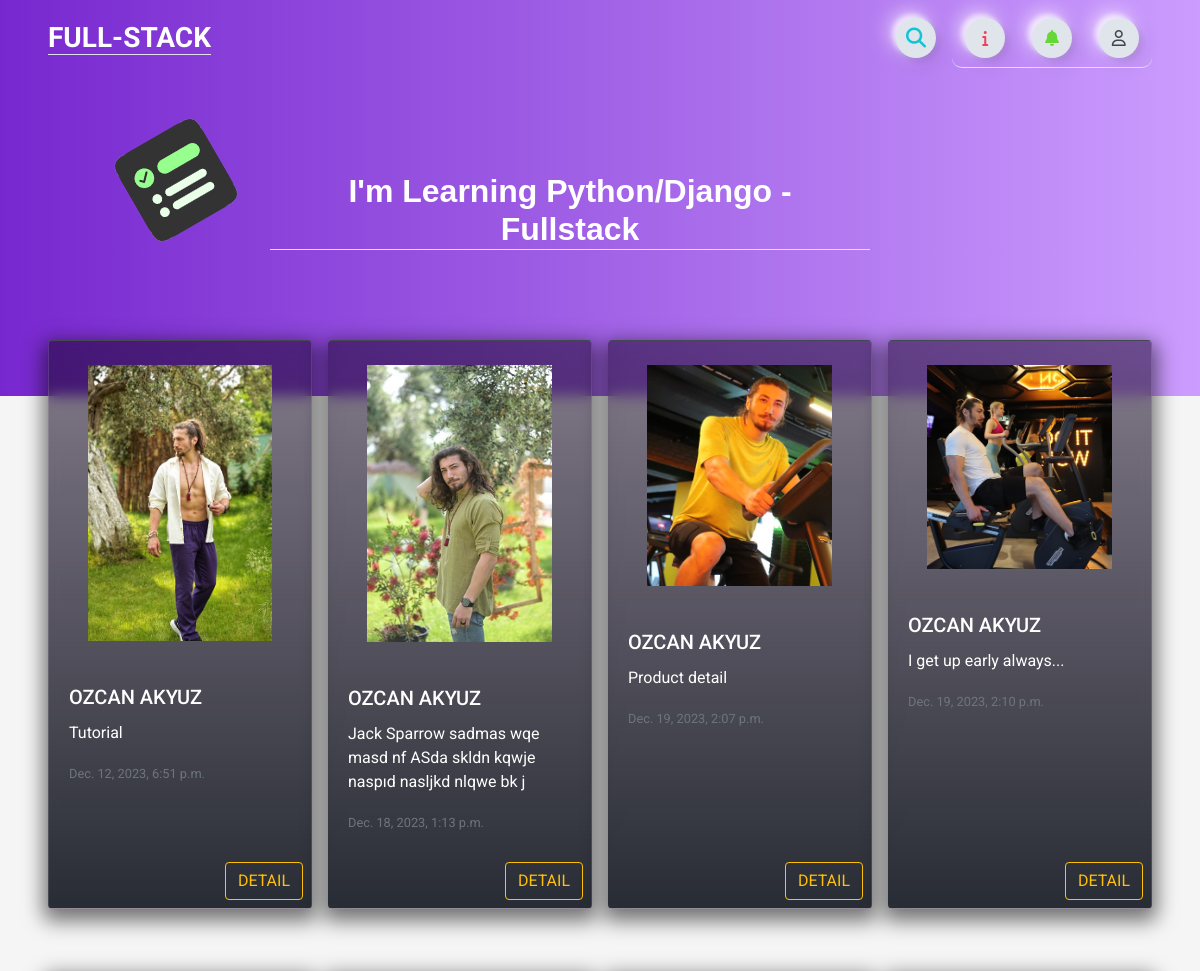
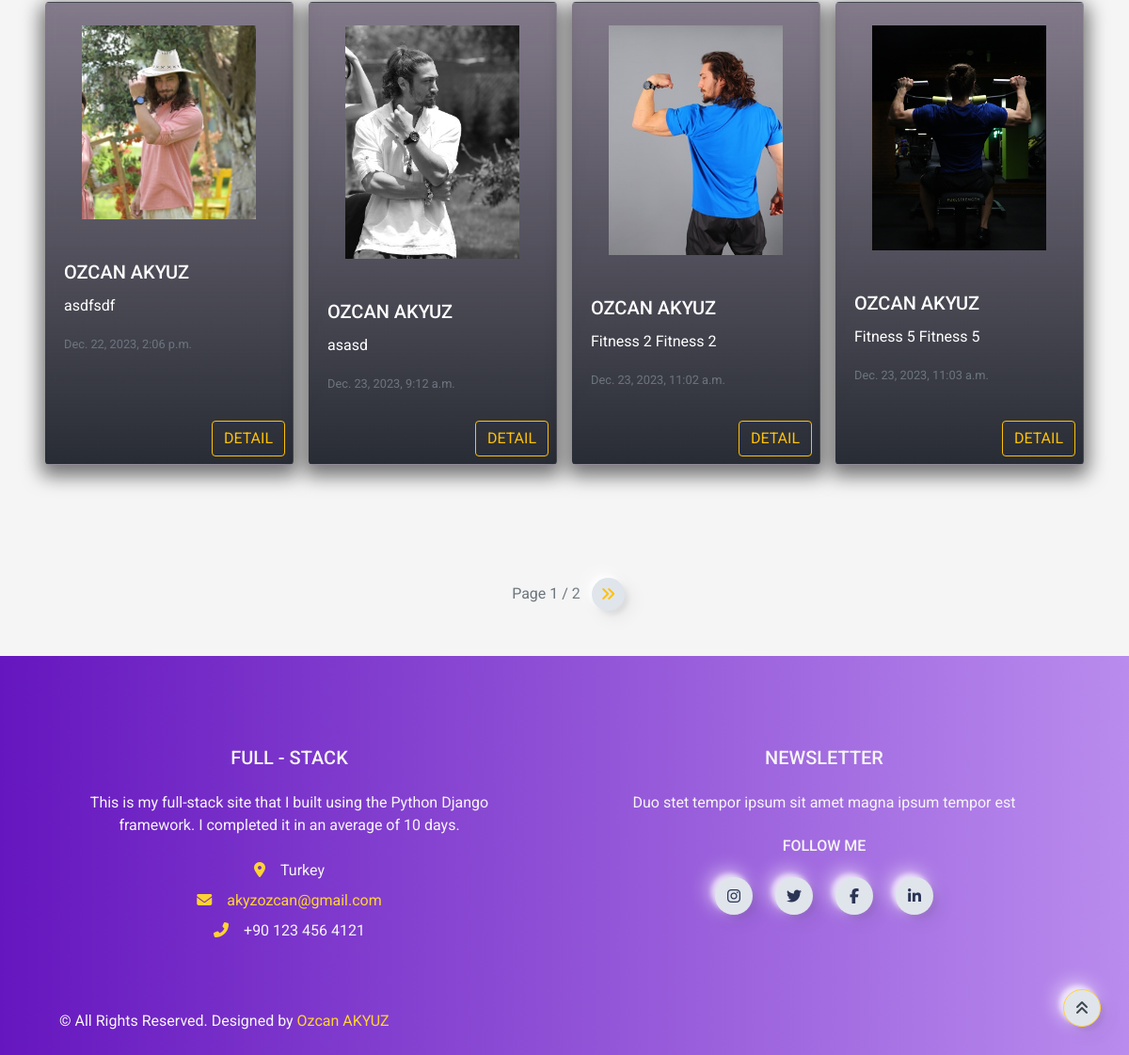
The page / on the database its author committed (2 pictures, top to bottom).
### home/models.py (models this page shows, shortened)
class Post(models.Model):
    STATUS = (('New', 'New'),('True', 'True'),('False', 'False'))
    id = models.AutoField(primary_key=True)
    title = models.CharField(max_length=200)
    user = models.ForeignKey(User, on_delete=models.CASCADE)
    content = models.TextField()
    create_at = models.DateTimeField(auto_now_add=True)
    status = models.CharField(max_length=5, choices=STATUS, default='New')
    image = models.ImageField(upload_to='images/')
    def image_tag(self):
        if self.image:
            return mark_safe('<img src="%s" width="50" height="50" />' % self.image.url)
        return None
    image_tag.short_description = 'Image Preview'

### home/views.py (the view, shortened to what this page needs)
# urls.py: path("", views.index, name="index"),
def index(request):
    if request.user.is_authenticated:
        posts = Post.objects.filter(status=True)
        paginator = Paginator(posts, 8)
        page_number = request.GET.get('page')
        try:
            page_obj = paginator.get_page(page_number)
        except PageNotAnInteger:
            page_obj = paginator.page(1)
        except EmptyPage:
            page_obj = paginator.page(paginator.num_pages)
        current_user = request.user
        profile = UserProfile.objects.get(user_id=current_user.pk)
        posts = Post.objects.filter(status='True')
        login_form = LoginForm()
        signup_form = SignUpForm()
        context = {'login_form': login_form,
                   'signup_form': signup_form,
                    'profile': profile,
                    'page_obj': page_obj,
                    'page': 'Home',}
        return render(request, 'index.html', context)
    else:
        posts = Post.objects.filter(status=True)
        paginator = Paginator(posts, 8)
        page_number = request.GET.get('page')
        try:
            page_obj = paginator.get_page(page_number)
        except PageNotAnInteger:
            page_obj = paginator.page(1)
        except EmptyPage:
            page_obj = paginator.page(paginator.num_pages)
        login_form = LoginForm()
        signup_form = SignUpForm()
        context = {'login_form': login_form,
                   'signup_form': signup_form,
                   'page_obj': page_obj,
                   'page': 'Home',}
        return render(request, 'index.html', context)

### home/templates/index.html (shortened to what this page needs)
{% extends 'base.html' %}
{% load static %}
{% block body %} {% include 'content.html' %}  {% endblock %}

### home/templates/content.html (shortened to what this page needs)
{% load static %}
{% include 'header.html' %}
{% block body %}
<div class="card-group mt-3 mx-5" style="gap: 1rem;">
  {% for post in page_obj %}
    <div class="card align-items-center rounded my-4">
      {% if post.image %}
      <img src="{{ post.image.url }}" class="card-img-top py-4 w-75" alt="...">
      {% else %}
      <img src="{% static 'img/cat-6.jpg' %}" class="card-img-top py-4 w-75" alt="...">
      {% endif %}
      <div class="card-body w-100">
        <h5 class="card-title" id="card-user">{{ post.user.get_full_name }}</h5>
        <p class="card-text" id="card-content">{{ post.content }}</p>
        <p class="card-text" id="card-create"><small class="text-muted">{{ post.create_at }}</small></p>
      </div>
      <div class="text-right w-100 p-2">
        <a class="btn btn-outline-warning rounded align-items-center hidden-arrow" id="card-detail" href="/post_detail/{{post.id}}">DETAIL</a>
      </div>
    </div>
  {% endfor %}
</div>
<div class="pagination justify-content-center">
  <span class="step-links">
      <span class="current mx-2">
          Page {{ page_obj.number }} / {{ page_obj.paginator.num_pages }}
      </span>
      {% if page_obj.has_next %}
          <a class="btn btnnavbar text-warning" style="display: inline-flex; width: 35px !important; height: 35px !important;" href="?page={{ page_obj.paginator.num_pages }}"><i class="fa fa-angle-double-right"></i>
          </a>
      {% endif %}
  </span>
</div>
{% endblock %}

### home/static/css/main.css (style rules this page uses)
.btnnavbar { height: 40px; width: 40px; border-radius: 150px; background: #e0e5ec; display: flex; flex-direction: column; justify-content: center; align-items: center; -webkit-tap-highlight-color:rgba(0,0,0,0); -webkit-tap-highlight-color:transparent; box-shadow: -7px -7px 20px #fff9, -4px -4px 5px 0px #fff9, 7px 7px 20px 0px #0001, 4px 4px 5px 0px #0001, inset 0px 0px 0px 0px #fff9, inset 0px 0px 0px 0px #0001, inset 0px 0px 0px 0px #fff9, inset 0px 0px 0px 0px #0001 ; transition: box-shadow 0.5s cubic-bezier(0.79,0.21,0.06,0.81); font-size: 16px; color: rgba(42,52,84,1); }
div > img { max-width: 12rem; }
.card-group img { border-radius: .5rem; max-width: 70%; }
.card-group .card-body .card-title { color: #fff; }
.card-group { position: relative; bottom: 6rem; display: grid; grid-template-columns: repeat(4,1fr); color: #fff; }

### rows shown on the page
Post: image (picture), user.get_full_name "OZCAN AKYUZ", content "Tutorial", create_at "Dec. 12, 2023, 6:51 p.m."
Post: image (picture), user.get_full_name "OZCAN AKYUZ", content "Jack Sparrow sadmas wqe masd nf ASda skldn kqwje naspıd nasljkd nlqwe bk j", create_at "Dec. 18, 2023, 1:13 p.m."
Post: image (picture), user.get_full_name "OZCAN AKYUZ", content "Product detail", create_at "Dec. 19, 2023, 2:07 p.m."
Post: image (picture), user.get_full_name "OZCAN AKYUZ", content "I get up early always...", create_at "Dec. 19, 2023, 2:10 p.m."
Post: image (picture), user.get_full_name "OZCAN AKYUZ", content "asdfsdf", create_at "Dec. 22, 2023, 2:06 p.m."
Post: image (picture), user.get_full_name "OZCAN AKYUZ", content "asasd", create_at "Dec. 23, 2023, 9:12 a.m."
Post: image (picture), user.get_full_name "OZCAN AKYUZ", content "Fitness 2 Fitness 2", create_at "Dec. 23, 2023, 11:02 a.m."
Post: image (picture), user.get_full_name "OZCAN AKYUZ", content "Fitness 5 Fitness 5", create_at "Dec. 23, 2023, 11:03 a.m."

### other values the page prints
{{ page_obj.number }} "1"
{{ page_obj.paginator.num_pages }} "2"
